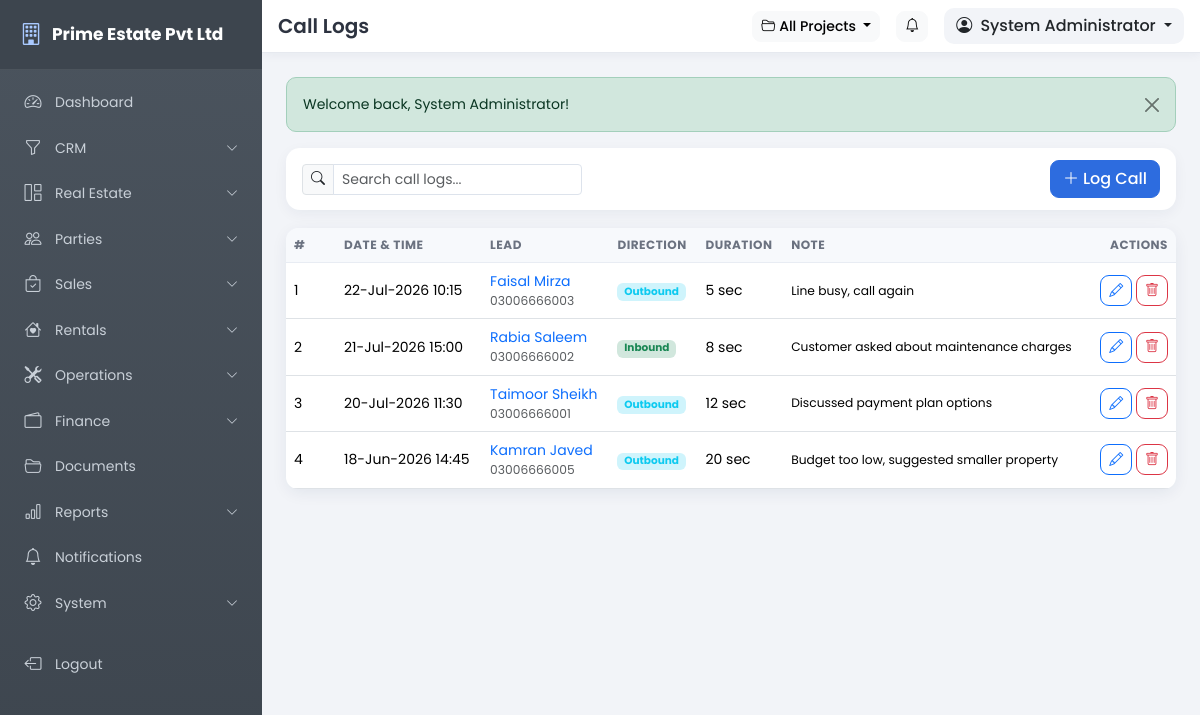
Page /pages/call_logs.php (signed in) on the committed database.
### tables this page shows
CREATE TABLE IF NOT EXISTS users (
  id INT UNSIGNED NOT NULL AUTO_INCREMENT,
  role_id INT UNSIGNED NOT NULL,
  branch_id INT UNSIGNED DEFAULT NULL,
  username VARCHAR(80) NOT NULL,
  password VARCHAR(255) NOT NULL,
  full_name VARCHAR(150) NOT NULL,
  email VARCHAR(120) DEFAULT NULL,
  phone VARCHAR(40) DEFAULT NULL,
  photo VARCHAR(255) DEFAULT NULL,
  status TINYINT(1) NOT NULL DEFAULT 1,
  last_login DATETIME DEFAULT NULL,
  remember_token VARCHAR(64) DEFAULT NULL,
  created_date DATE NOT NULL,
  created_time TIME NOT NULL,
  updated_date DATE NOT NULL,
  updated_time TIME NOT NULL,
  PRIMARY KEY (id),
  UNIQUE KEY uq_users_username (username),
  KEY idx_users_role (role_id),
  CONSTRAINT fk_users_role FOREIGN KEY (role_id) REFERENCES roles (id) ON DELETE CASCADE
);

CREATE TABLE IF NOT EXISTS call_logs (
  id INT UNSIGNED NOT NULL AUTO_INCREMENT,
  lead_id INT UNSIGNED NOT NULL,
  call_date DATETIME NOT NULL,
  duration INT NOT NULL DEFAULT 0,
  direction ENUM('inbound','outbound') NOT NULL DEFAULT 'outbound',
  note VARCHAR(500) DEFAULT NULL,
  created_date DATE NOT NULL,
  created_time TIME NOT NULL,
  updated_date DATE NOT NULL,
  updated_time TIME NOT NULL,
  PRIMARY KEY (id),
  KEY idx_cl_lead (lead_id),
  CONSTRAINT fk_cl_lead FOREIGN KEY (lead_id) REFERENCES leads (id) ON DELETE CASCADE
);

CREATE TABLE IF NOT EXISTS leads (
  id INT UNSIGNED NOT NULL AUTO_INCREMENT,
  lead_no VARCHAR(40) NOT NULL,
  name VARCHAR(180) NOT NULL,
  phone VARCHAR(40) DEFAULT NULL,
  whatsapp VARCHAR(40) DEFAULT NULL,
  email VARCHAR(120) DEFAULT NULL,
  source ENUM('facebook','website','whatsapp','walk_in','referral','other') NOT NULL DEFAULT 'other',
  property_type_id INT UNSIGNED DEFAULT NULL,
  project_id INT UNSIGNED DEFAULT NULL,
  budget DECIMAL(14,2) NOT NULL DEFAULT 0.00,
  status ENUM('new','contacted','qualified','proposal','follow_up','converted','lost') NOT NULL DEFAULT 'new',
  assigned_to INT UNSIGNED DEFAULT NULL,
  next_follow_up DATE DEFAULT NULL,
  remarks VARCHAR(255) DEFAULT NULL,
  created_date DATE NOT NULL,
  created_time TIME NOT NULL,
  updated_date DATE NOT NULL,
  updated_time TIME NOT NULL,
  PRIMARY KEY (id),
  UNIQUE KEY uq_lead_no (lead_no),
  KEY idx_leads_status (status),
  CONSTRAINT fk_leads_assigned FOREIGN KEY (assigned_to) REFERENCES users (id) ON DELETE SET NULL
);

### includes/config.php (called while the page is built, shortened)
<?php
function setting($key, $default = '') {
    static $cache = null;
    global $mysqli;
    if ($cache === null) {
        $cache = [];
        if (isset($mysqli)) {
            $rows = db_all("SELECT setting_key, setting_value FROM settings");
            foreach ($rows as $r) {
                $cache[$r['setting_key']] = $r['setting_value'];
            }
        }
    }
    return isset($cache[$key]) && $cache[$key] !== '' ? $cache[$key] : $default;
}

### includes/auth.php (called while the page is built, shortened)
<?php
require_once __DIR__ . '/functions.php';
if (is_logged_in()) {
    $timeout = (int)setting('session_timeout', 60) * 60;
    $user = db_get("SELECT u.*, r.name AS role_name, r.is_super_admin
                    FROM users u
                    JOIN roles r ON r.id = u.role_id
                    WHERE u.id = ?", [$_SESSION['user_id']]);
    if ($user) {
        $user['perms'] = [];
        $rows = db_all("SELECT p.slug FROM role_permissions rp
                        JOIN permissions p ON p.id = rp.permission_id
                        WHERE rp.role_id = ?", [$user['role_id']]);
        foreach ($rows as $r) {
            $user['perms'][] = $r['slug'];
        }
    }
}

### pages/call_logs.php (the view, shortened to what this page needs)
<?php
require_once '../includes/auth.php';
$title = 'Call Logs';
$canEdit = has_permission('crm.manage');
$records = db_all("SELECT c.*, l.name AS lead_name, l.phone AS lead_phone
                   FROM call_logs c
                   LEFT JOIN leads l ON l.id = c.lead_id
                   ORDER BY c.call_date DESC");
include '../includes/header.php';
?>
<div class="toolbar d-flex flex-wrap align-items-center gap-2">
    <div class="input-group input-group-sm" style="max-width:280px">
        <span class="input-group-text"><i class="bi bi-search"></i></span>
        <input type="text" class="form-control table-search" data-table="#dataTable" placeholder="Search call logs...">
    </div>
    <?php if ($canEdit): ?>
    <button class="btn btn-primary ms-auto" data-bs-toggle="modal" data-bs-target="#recordModal" data-add="Log Call"><i class="bi bi-plus-lg me-1"></i>Log Call</button>
    <?php endif; ?>
</div>
<div class="card">
    <div class="card-body p-0">
        <div class="table-responsive">
            <table class="table table-hover mb-0" id="dataTable">
                <thead><tr><th style="width:50px">#</th><th>Date &amp; Time</th><th>Lead</th><th>Direction</th><th>Duration</th><th>Note</th><th class="text-end">Actions</th></tr></thead>
                <tbody>
                <?php foreach ($records as $i => $r): ?>
                    <tr>
                        <td><?= $i + 1 ?></td>
                        <td><?= fmt_date(substr($r['call_date'], 0, 10)) ?> <?= substr($r['call_date'], 11, 5) ?></td>
                        <td><?= $r['lead_id'] ? '<a href="lead_view.php?id=' . $r['lead_id'] . '">' . e($r['lead_name']) . '</a>' : '-' ?><div class="small text-muted"><?= e($r['lead_phone'] ?? '') ?></div></td>
                        <td><span class="badge <?= $r['direction'] === 'inbound' ? 'bg-success-subtle text-success' : 'bg-info-subtle text-info' ?>"><?= ucfirst($r['direction']) ?></span></td>
                        <td><?= (int)$r['duration'] ?> sec</td>
                        <td class="small"><?= e($r['note'] ?? '-') ?></td>
                        <td class="text-end">
                            <?php if ($canEdit): ?>
                            <button class="btn btn-sm btn-outline-primary" data-bs-toggle="modal" data-bs-target="#recordModal" data-edit='<?= h(json_encode(['id' => $r['id'], 'lead_id' => $r['lead_id'], 'call_date' => substr($r['call_date'], 0, 16), 'duration' => $r['duration'], 'direction' => $r['direction'], 'note' => $r['note']])) ?>'><i class="bi bi-pencil"></i></button>
                            <form method="post" class="d-inline" data-confirm="Delete this call log?">
                                <button class="btn btn-sm btn-outline-danger"><i class="bi bi-trash"></i></button>
                            </form>
                            <?php endif; ?>
                        </td>
                    </tr>
                <?php endforeach; ?>
                </tbody>
            </table>
        </div>
    </div>
</div>
<?php include '../includes/footer.php'; ?>

### includes/header.php (shortened to what this page needs)
<?php
$company = setting('company_name', APP_NAME);
$activeProject = active_project();
$activeProjectName = $activeProject ? $activeProject['name'] : 'All Projects';
?>
<!DOCTYPE html>
<html lang="en">
<head>
<link href="https://cdn.jsdelivr.net/npm/bootstrap@5.3.3/dist/css/bootstrap.min.css" rel="stylesheet">
<link href="https://cdn.jsdelivr.net/npm/bootstrap-icons@1.11.3/font/bootstrap-icons.min.css" rel="stylesheet">
<link href="<?= BASE_URL ?>/assets/css/style.css" rel="stylesheet">
</head>
<body>
<aside class="sidebar" id="appSidebar">
    <div class="sidebar-brand">
        <a class="brand-link" href="<?= BASE_URL ?>/index.php">
            <i class="bi bi-building"></i>
            <span><?= e($company) ?></span>
        </a>
    </div>
    <?php include __DIR__ . '/sidebar.php'; ?>
</aside>
<div class="main-area">
    <header class="topbar">
        <div class="d-flex align-items-center gap-3 px-3 py-2">
            <h5 class="mb-0 fw-semibold d-none d-sm-block"><?= e($title) ?></h5>
            <div class="ms-auto d-flex align-items-center gap-3">
                <div class="dropdown">
                    <button class="btn btn-light btn-sm dropdown-toggle" type="button" data-bs-toggle="dropdown" aria-expanded="false" title="Active Project">
                        <i class="bi bi-folder2-open me-1"></i><?= e($activeProjectName) ?>
                    </button>
                </div>
                <a href="<?= BASE_URL ?>/pages/notifications.php" class="btn btn-light btn-sm position-relative" title="Notifications">
                    <i class="bi bi-bell"></i>
                </a>
                <div class="dropdown user-drop">
                    <button class="btn dropdown-toggle" type="button" data-bs-toggle="dropdown" aria-expanded="false">
                        <i class="bi bi-person-circle me-1"></i>
                        <?= e($user['full_name'] ?? 'User') ?>
                    </button>
                </div>
            </div>
        </div>
    </header>
    <div class="page-content">
        <?= get_flash() ?>

### assets/css/style.css (style rules this page uses)
:root { --sidebar-bg: #4b545e; --sidebar-bg2: #3d454e; --sidebar-text: #c9d0d8; --sidebar-width: 262px; --primary: #2d6cdf; }
* { box-sizing: border-box; }
body { font-family: 'Poppins', 'Segoe UI', sans-serif; background: #f2f4f8; font-size: 14px; color: #2d3340; }
a { text-decoration: none; }
.sidebar { position: fixed; top: 0; left: 0; bottom: 0; width: var(--sidebar-width); background: linear-gradient(180deg, var(--sidebar-bg), var(--sidebar-bg2)); color: var(--sidebar-text); z-index: 1040; overflow-y: auto; overflow-x: hidden; transition: transform .28s ease; scrollbar-width: thin; }
.sidebar-brand { padding: 18px 20px; border-bottom: 1px solid rgba(255, 255, 255, .08); position: sticky; top: 0; background: rgba(61, 69, 78, .96); z-index: 5; }
.brand-link { color: #fff; font-weight: 700; font-size: 17px; display: flex; align-items: center; gap: 10px; }
.brand-link i { font-size: 22px; color: #a9c9ff; }
.main-area { margin-left: var(--sidebar-width); min-height: 100vh; display: flex; flex-direction: column; }
.topbar { background: #fff; position: sticky; top: 0; z-index: 1030; border-bottom: 1px solid #e6e9ef; box-shadow: 0 2px 10px rgba(20, 40, 80, .05); }
.topbar h5 { color: #2d3340; }
.user-drop .dropdown-toggle { background: #f2f4f8; border: 0; border-radius: 10px; font-weight: 500; }
.page-content { padding: 24px; flex: 1; }
.card { border: 0; border-radius: 14px; box-shadow: 0 4px 16px rgba(20, 40, 80, .07); }
.card-body { padding: 20px; }
.table thead th { background: #f7f9fc; font-size: 12px; text-transform: uppercase; letter-spacing: .5px; color: #6b7280; border-bottom: 1px solid #e8ecf3; white-space: nowrap; }
.table tbody td { vertical-align: middle; }
.btn { border-radius: 9px; font-weight: 500; }
.btn-primary { background: var(--primary); border-color: var(--primary); }
.form-control, .form-select { border-radius: 9px; border-color: #dde3ec; font-size: 14px; }
.toolbar { background: #fff; border-radius: 14px; padding: 12px 16px; box-shadow: 0 4px 14px rgba(20,40,80,.05); margin-bottom: 18px; }
.table-responsive { border-radius: 12px; }

### rows in the picture
users: full_name "System Administrator"
call_logs: call_date "22-Jul-2026", call_date "10:15", lead.name "Faisal Mirza", lead.phone "03006666003", direction "Outbound", duration "5", note "Line busy, call again"
call_logs: call_date "21-Jul-2026", call_date "15:00", lead.name "Rabia Saleem", lead.phone "03006666002", direction "Inbound", duration "8", note "Customer asked about maintenance charges"
call_logs: call_date "20-Jul-2026", call_date "11:30", lead.name "Taimoor Sheikh", lead.phone "03006666001", direction "Outbound", duration "12", note "Discussed payment plan options"
call_logs: call_date "18-Jun-2026", call_date "14:45", lead.name "Kamran Javed", lead.phone "03006666005", direction "Outbound", duration "20", note "Budget too low, suggested smaller property"

### other values in the picture
$company "Prime Estate Pvt Ltd"
$title "Call Logs"
$activeProjectName "All Projects"
$f['msg'] "Welcome back, System Administrator!"
